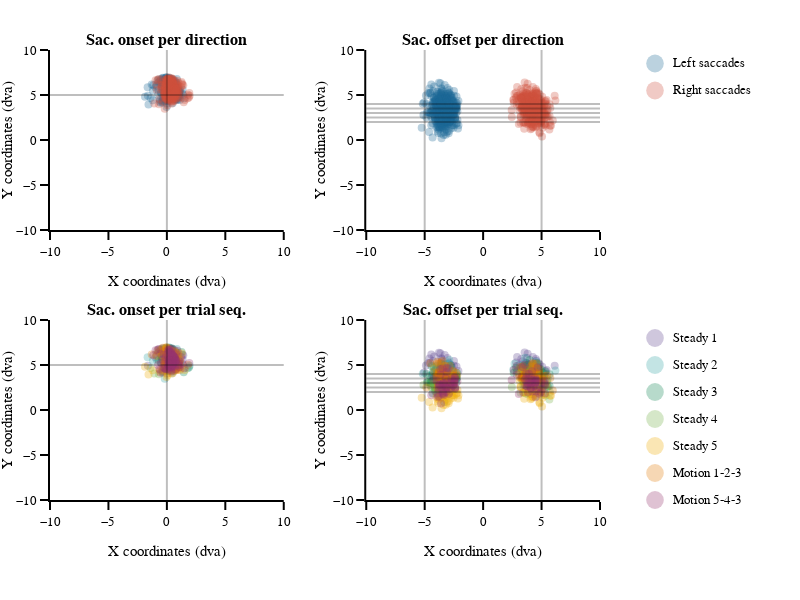

Notebook code for this chart:
### Markdown cell above
#### Saccade coordinates

### Code cell
# figure specific settings
subplot_titles = ('<b>Sac. onset per direction<b>', '<b>Sac. offset per direction<b>',
                  '<b>Sac. onset per trial seq.<b>', '<b>Sac. offset per trial seq.<b>',)

# subplot settings
rows, cols = 2, 2
leg_mergin = 200
fig_height, fig_width = 600,300*2+leg_mergin
column_widths,row_heights = [1,1],[1,1]
sb_specs = [[{},{}],[{},{}]]
fig = make_subplots(rows=rows, cols=cols, print_grid=False, vertical_spacing=0.2, horizontal_spacing=0.15, 
                    column_widths=column_widths, row_heights=row_heights, subplot_titles=subplot_titles)

x_legend = 1.13
y_legend_step = 0.06
y_legend_sd = 0.97
y_legend_ts = 0.36
rad_leg = 0.04

# Right / Left saccades
# ---------------------
for sd_num, sd in enumerate(sds):

    
    # plot
    df_cond = df_all.loc[(df_all.main_sac_trial == 1) & (df_all.saccade_direction == sd_num+1)]
    fig.append_trace(go.Scatter(x=df_cond['sac_x_onset_trial']-df_cond['jitter_x_trial'],
                                y=df_cond['sac_y_onset_trial']-df_cond['jitter_y_trial'],
                                name=sd, mode='markers',marker_color=sd_cols[sd_num],marker_size=8,marker_opacity=0.3,
                                marker_line_width=0,marker_symbol='circle'),row=1, col=1)
    
    fig.append_trace(go.Scatter(x=df_cond['sac_x_offset_trial']-df_cond['jitter_x_trial'],
                                y=df_cond['sac_y_offset_trial']-df_cond['jitter_y_trial'],
                                name=sd, mode='markers',marker_color=sd_cols[sd_num],marker_size=8,marker_opacity=0.3,
                                marker_line_width=0,marker_symbol='circle'),row=1, col=2)
    
    # legend
    fig.add_annotation(xref='paper', yref='paper', x=x_legend, y=y_legend_sd-y_legend_step*sd_num, 
                       text=sd, showarrow=False, font_size = template_specs['axes_font_size'],xanchor = 'left', yanchor='middle')
    fig.add_shape(type='circle',xref='paper', yref='paper', fillcolor=sd_cols[sd_num],line_width=0, opacity=0.3,
                  x0=x_legend-0.03-rad_leg/2.5, y0=y_legend_sd-y_legend_step*sd_num-rad_leg/2, 
                  x1=x_legend-0.03+rad_leg/2.5, y1=y_legend_sd-y_legend_step*sd_num+rad_leg/2)

# ref lines
fig.add_hline(y=5,opacity=0.25, row=1, col=1)
fig.add_vline(x=0,opacity=0.25, row=1, col=1)
fig.add_vline(x=-5, opacity=0.25, row=1, col=2)
fig.add_vline(x=5,  opacity=0.25, row=1, col=2)
fig.add_hline(y=4,  opacity=0.25, row=1, col=2)
fig.add_hline(y=3.5,opacity=0.25, row=1, col=2)
fig.add_hline(y=3,  opacity=0.25, row=1, col=2)
fig.add_hline(y=2.5,opacity=0.25, row=1, col=2)
fig.add_hline(y=2,  opacity=0.25, row=1, col=2)
    
    
# Trials sequence
# ---------------
for ts_num, ts in enumerate(tss):
    # plot
    df_cond = df_all.loc[(df_all.main_sac_trial == 1) & (df_all.trial_sequence == ts_num+1)]
    fig.append_trace(go.Scatter(x=df_cond['sac_x_onset_trial']-df_cond['jitter_x_trial'],
                                y=df_cond['sac_y_onset_trial']-df_cond['jitter_y_trial'],
                                name=ts, mode='markers',marker_color=ts_cols[ts_num],marker_size=8,marker_opacity=0.3,
                                marker_line_width=0,marker_symbol='circle'),row=2, col=1)

    fig.append_trace(go.Scatter(x=df_cond['sac_x_offset_trial']-df_cond['jitter_x_trial'],
                                y=df_cond['sac_y_offset_trial']-df_cond['jitter_y_trial'],
                                name=ts, mode='markers',marker_color=ts_cols[ts_num],marker_size=8,marker_opacity=0.3,
                                marker_line_width=0,marker_symbol='circle'),row=2, col=2)
    
    # legend
    fig.add_annotation(xref='paper', yref='paper', x=x_legend, y=y_legend_ts-(y_legend_step*ts_num), 
                       text=ts, showarrow=False, font_size = template_specs['axes_font_size'], xanchor = 'left', yanchor='middle')
    fig.add_shape(type='circle',xref='paper', yref='paper', fillcolor=ts_cols[ts_num],line_width=0, opacity=0.3,
                  x0=x_legend-0.03-rad_leg/2.5, y0=y_legend_ts-y_legend_step*ts_num-rad_leg/2, 
                  x1=x_legend-0.03+rad_leg/2.5, y1=y_legend_ts-y_legend_step*ts_num+rad_leg/2)


# ref lines
fig.add_hline(y=5,opacity=0.25, row=2, col=1)
fig.add_vline(x=0,opacity=0.25, row=2, col=1)
fig.add_vline(x=-5, opacity=0.25, row=2, col=2)
fig.add_vline(x=5,  opacity=0.25, row=2, col=2)
fig.add_hline(y=4,  opacity=0.25, row=2, col=2)
fig.add_hline(y=3.5,opacity=0.25, row=2, col=2)
fig.add_hline(y=3,  opacity=0.25, row=2, col=2)
fig.add_hline(y=2.5,opacity=0.25, row=2, col=2)
fig.add_hline(y=2,  opacity=0.25, row=2, col=2)    
    
# axes settings
for row in np.arange(rows):
    for col in np.arange(cols):
        fig.update_xaxes(visible=True, ticklen=8, linewidth=template_specs['axes_width'], range=[-10,10], title='X coordinates (dva)', row=row+1, col=col+1)
        fig.update_yaxes(visible=True, ticklen=8, linewidth=template_specs['axes_width'], range=[-10,10], title='Y coordinates (dva)',row=row+1, col=col+1)
    
fig.layout.update(template=fig_template, width=fig_width, height=fig_height, margin_l=50, margin_r=leg_mergin, margin_t=50, margin_b=100, barmode='stack', showlegend=False)    
fig.show()
if not os.path.exists(fig_dir):os.mkdir(fig_dir)
fig.write_image('{}/{}_saccade_landing.pdf'.format(fig_dir, subject))
